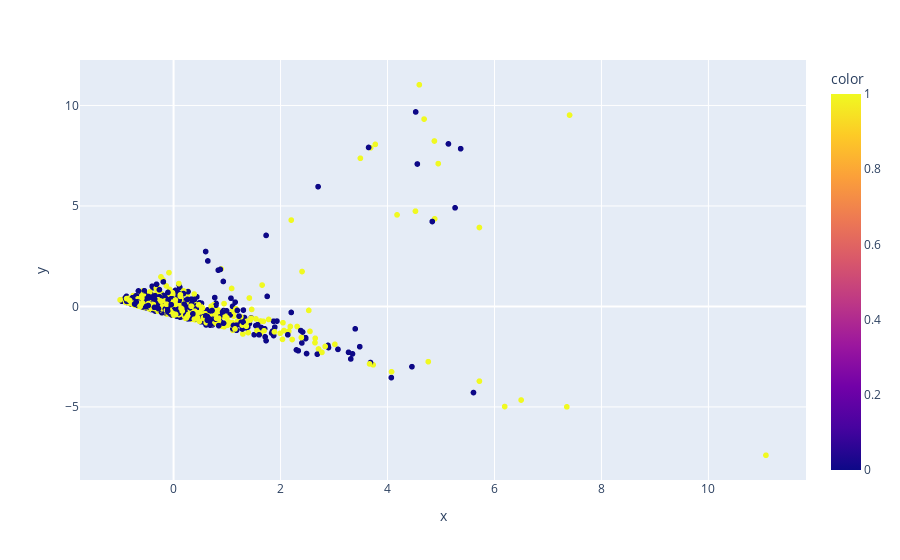

The notebook cell this image was saved under:
### Code cell
import plotly.express as px
from sklearn.decomposition import PCA

pca = PCA(2, random_state=1, whiten=True)
train_embeddings = pca.fit_transform(dataset.drop(columns=['movement']).values)

px.scatter(dataset.reset_index(),x=train_embeddings[:,0],y=train_embeddings[:,1],color=dataset.movement.values,hover_data="period")

### Figure 1 — Plotly figure (JSON) as saved in the notebook; plotly's stock layout.template omitted (floating-point values rounded to 4 significant figures; data arrays with more than 128 entries replaced by an {"elided": "..."} marker saying what was removed)
{"data": [{"customdata": {"elided": "1694x1 str values"}, "hovertemplate": "x=%{x}<br>y=%{y}<br>period=%{customdata[0]}<br>color=%{marker.color}<extra></extra>", "legendgroup": "", "marker": {"color": {"elided": "1694 int values"}, "coloraxis": "coloraxis", "symbol": "circle"}, "mode": "markers", "name": "", "showlegend": false, "type": "scattergl", "x": {"elided": "1694 float values"}, "xaxis": "x", "y": {"elided": "1694 float values"}, "yaxis": "y"}], "layout": {"coloraxis": {"colorbar": {"title": {"text": "color"}}, "colorscale": [[0, "#0d0887"], [0.1111, "#46039f"], [0.2222, "#7201a8"], [0.3333, "#9c179e"], [0.4444, "#bd3786"], [0.5556, "#d8576b"], [0.6667, "#ed7953"], [0.7778, "#fb9f3a"], [0.8889, "#fdca26"], [1, "#f0f921"]]}, "legend": {"tracegroupgap": 0}, "margin": {"t": 60}, "xaxis": {"anchor": "y", "domain": [0, 1], "title": {"text": "x"}}, "yaxis": {"anchor": "x", "domain": [0, 1], "title": {"text": "y"}}}}
